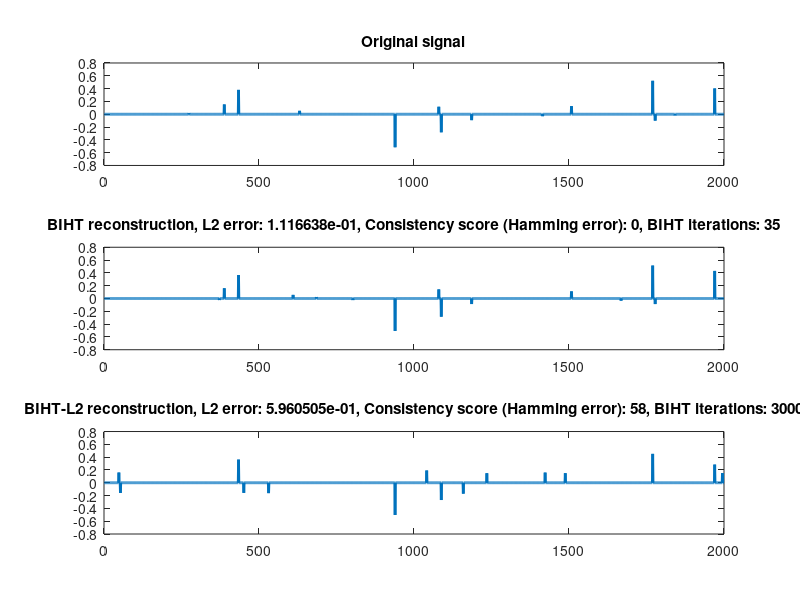

This figure's MATLAB source:
% This small matlab demo tests the Binary Iterative Hard Thresholding algorithm
% developed in:
%
%  "Robust 1-bit CS via binary stable embeddings"
%  L. Jacques, J. Laska, P. Boufounos, and R. Baraniuk
%  
% More precisely, using paper notations, two versions of BIHT are tested
% here on sparse signal reconstruction:
%
%  * the standard BIHT associated to the (LASSO like) minimization of
% 
%        min || [ y o A(u) ]_- ||_1 s.t. ||u||_0 \leq K    (1)
%
%  * the (less efficient) BIHT-L2 related to 
%
%        min || [ y o A(u) ]_- ||^2_2 s.t. ||u||_0 \leq K  (2) 
%
% where y = A(x) := sign(Phi*x) are the 1-bit CS measurements of a initial
% K-sparse signal x in R^N; Phi is a MxN Gaussian Random matrix of entries
% iid drawn as N(0,1); [s]_-, equals to s if s < 0 and 0 otherwise, is applied
% component wise on vectors; "o" is the Hadamard product such that 
% (u o v)_i = u_i*v_i for two vectors u and v. 
%
% Considering the (sub) gradient of the minimized energy in (1) and (2),
% BIHT is solved through the iteration:
%
%     x^(n+1) = H_K( x^(n) - (1/M)*Phi'*(A(x^(n)) - y) )
%
% while BIHT-L2 is solved through:
%
%     x^(n+1) = H_K( x^(n) - (Y*Phi)' * [(Y*Phi*x^(n))]_-) )
%
% with Y = diag(y), H_K(u) the K-term thresholding keeping the K
% highest amplitude of u and zeroing the others. 
%
% Authors: J. Laska, L. Jacques, P. Boufounos, R. Baraniuk
%          April, 2011

%% Important parameters and functions

N = 2000; % Signal dimension
M = 500;  % Number of measurements
K = 15;   % Sparsity

% Negative function [.]_-
neg = @(in) in.*(in <0); 

%% Generating a unit K-sparse signal in R^N (canonical basis)

x0 = zeros(N,1);
rp = randperm(N);
x0(rp(1:K)) = randn(K,1); 
x0 = x0/norm(x0);


%% Gaussian sensing matrix and associated 1-bit sensing

Phi = randn(M,N);
A = @(in) sign(Phi*in);

y = A(x0);

%% Testing BIHT

maxiter = 3000;
htol = 0;

x = zeros(N,1);
hd = Inf;

ii=0;
while(htol < hd)&&(ii < maxiter)
	% Get gradient
	g = Phi'*(A(x) - y);
	
	% Step
	a = x - g;
	
	% Best K-term (threshold)
	[trash, aidx] = sort(abs(a), 'descend');
	a(aidx(K+1:end)) = 0;
	
    % Update x
	x = a;

	% Measure hammning distance to original 1bit measurements
	hd = nnz(y - A(x));
	ii = ii+1;
end

% Now project to sphere
x = x/norm(x);

BIHT_nbiter = ii;
BIHT_l2_err = norm(x0 - x)/norm(x0);
BIHT_Hamming_err = nnz(y - A(x));



%% Testing BIHT-l2

maxiter = 3000;
htol = 0;

x_l2 = Phi'*y;
x_l2 = x_l2/norm(x_l2);
hd = Inf;

% Update matrix (easier for computation)
cPhi = diag(y)*Phi;

ii=0;
while (htol < hd) && (ii < maxiter)
	% Compute Gradient
    g = cPhi'*neg(cPhi*x);
	
	% Step
	a = x_l2 - g;
	
	% Best K-term (threshold)
	[trash, aidx] = sort(abs(a), 'descend');
	a(aidx(K+1:end)) = 0;
	
	% Update x_l2
	x_l2 = a;
	
	% Measure hammning
	hd = nnz(y - sign(cPhi*x));
	ii = ii+1;
end

%Now project to sphere
x_l2 = x_l2/norm(x_l2);

BIHTl2_nbiter = ii;
BIHTl2_l2_err = norm(x0 - x_l2)/norm(x0);
BIHTl2_Hamming_err = nnz(y - A(x_l2));


%% Plotting results

figure;
subplot(3,1,1);
plot(x0, 'linewidth', 2);
title('Original signal')

subplot(3,1,2);
plot(x, 'linewidth', 2);
title(sprintf('BIHT reconstruction, L2 error: %e, Consistency score (Hamming error): %i, BIHT iterations: %i', ...
    BIHT_l2_err, BIHT_Hamming_err, BIHT_nbiter));

subplot(3,1,3);
plot(x_l2, 'linewidth', 2);
title(sprintf('BIHT-L2 reconstruction, L2 error: %e, Consistency score (Hamming error): %i, BIHT iterations: %i', ...
    BIHTl2_l2_err, BIHTl2_Hamming_err, BIHTl2_nbiter));


